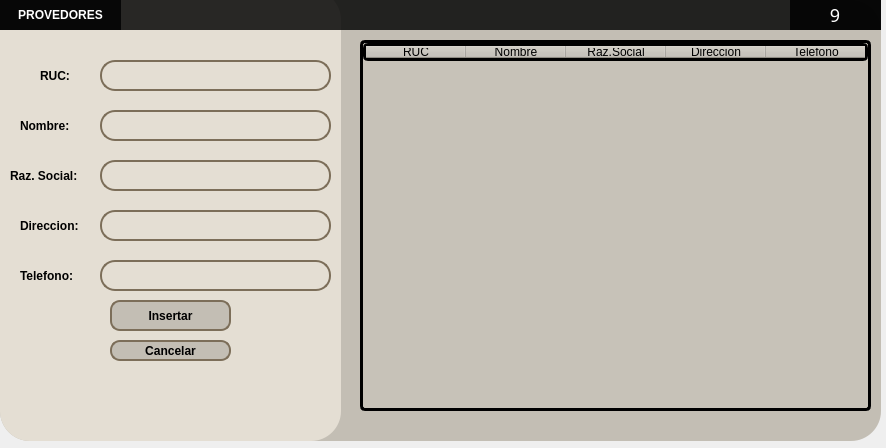
<?xml version="1.0" encoding="UTF-8"?>
<ui version="4.0">
 <class>MainWindow</class>
 <widget class="QMainWindow" name="MainWindow">
  <property name="geometry">
   <rect>
    <x>0</x>
    <y>0</y>
    <width>886</width>
    <height>448</height>
   </rect>
  </property>
  <property name="windowTitle">
   <string>MainWindow</string>
  </property>
  <widget class="QWidget" name="centralwidget">
   <widget class="QWidget" name="widget" native="true">
    <property name="geometry">
     <rect>
      <x>-10</x>
      <y>-10</y>
      <width>991</width>
      <height>471</height>
     </rect>
    </property>
    <property name="styleSheet">
     <string notr="true"/>
    </property>
    <widget class="QFrame" name="frame">
     <property name="geometry">
      <rect>
       <x>10</x>
       <y>10</y>
       <width>881</width>
       <height>441</height>
      </rect>
     </property>
     <property name="styleSheet">
      <string notr="true">
background-color: rgb(195, 190, 180);
border-radius:30px
</string>
     </property>
     <property name="frameShape">
      <enum>QFrame::StyledPanel</enum>
     </property>
     <property name="frameShadow">
      <enum>QFrame::Raised</enum>
     </property>
     <widget class="QWidget" name="widget_2" native="true">
      <property name="geometry">
       <rect>
        <x>0</x>
        <y>0</y>
        <width>971</width>
        <height>30</height>
       </rect>
      </property>
      <property name="styleSheet">
       <string notr="true">background-color:rgba(0,0,0,210);
</string>
      </property>
      <widget class="QWidget" name="horizontalWidget_3" native="true">
       <property name="geometry">
        <rect>
         <x>990</x>
         <y>0</y>
         <width>81</width>
         <height>30</height>
        </rect>
       </property>
       <property name="styleSheet">
        <string notr="true">QPushButton{
	background-color:rgba(0,0,0,0);
	color:rgb(255,255,255);
	border-radius:1px;
	font-size:18px;
	font-family:dripicons-v2;
}

QPushButton:hover{
	background-color:rgb(49,48,53)
}

QPushButton#cerrar:hover{
	background-color:rgb(232,17,25)
}

QpushButton:pressed{
	padding-top:5px;
 	padding-left:5px;
}
</string>
       </property>
       <layout class="QHBoxLayout" name="horizontalLayout_3">
        <property name="spacing">
         <number>0</number>
        </property>
        <property name="leftMargin">
         <number>0</number>
        </property>
        <property name="topMargin">
         <number>0</number>
        </property>
        <property name="rightMargin">
         <number>0</number>
        </property>
        <property name="bottomMargin">
         <number>0</number>
        </property>
       </layout>
      </widget>
      <widget class="QLabel" name="label_2">
       <property name="geometry">
        <rect>
         <x>0</x>
         <y>0</y>
         <width>121</width>
         <height>30</height>
        </rect>
       </property>
       <property name="font">
        <font>
         <pointsize>9</pointsize>
         <weight>75</weight>
         <bold>true</bold>
        </font>
       </property>
       <property name="styleSheet">
        <string notr="true">color:rgba(255,255,255,255)</string>
       </property>
       <property name="text">
        <string>&lt;html&gt;&lt;head/&gt;&lt;body&gt;&lt;p align=&quot;center&quot;&gt;PROVEDORES&lt;/p&gt;&lt;/body&gt;&lt;/html&gt;</string>
       </property>
      </widget>
      <widget class="QWidget" name="horizontalWidget_4" native="true">
       <property name="geometry">
        <rect>
         <x>790</x>
         <y>0</y>
         <width>91</width>
         <height>30</height>
        </rect>
       </property>
       <property name="styleSheet">
        <string notr="true">QPushButton{
	background-color:rgba(0,0,0,0);
	color:rgb(255,255,255);
	border-radius:1px;
	font-size:18px;
	font-family:dripicons-v2;
}

QPushButton:hover{
	background-color:rgb(49,48,53)
}

QPushButton#cerrar:hover{
	background-color:rgb(232,17,25)
}

QpushButton:pressed{
	padding-top:5px;
 	padding-left:5px;
}
</string>
       </property>
       <layout class="QHBoxLayout" name="horizontalLayout_4">
        <property name="spacing">
         <number>0</number>
        </property>
        <property name="leftMargin">
         <number>0</number>
        </property>
        <property name="topMargin">
         <number>0</number>
        </property>
        <property name="rightMargin">
         <number>0</number>
        </property>
        <property name="bottomMargin">
         <number>0</number>
        </property>
        <item>
         <widget class="QPushButton" name="btnCerrar">
          <property name="minimumSize">
           <size>
            <width>30</width>
            <height>30</height>
           </size>
          </property>
          <property name="maximumSize">
           <size>
            <width>30</width>
            <height>30</height>
           </size>
          </property>
          <property name="text">
           <string>9</string>
          </property>
         </widget>
        </item>
       </layout>
      </widget>
     </widget>
     <widget class="QPushButton" name="btnInsertar">
      <property name="geometry">
       <rect>
        <x>110</x>
        <y>300</y>
        <width>121</width>
        <height>31</height>
       </rect>
      </property>
      <property name="font">
       <font>
        <pointsize>9</pointsize>
        <weight>75</weight>
        <bold>true</bold>
       </font>
      </property>
      <property name="cursor">
       <cursorShape>PointingHandCursor</cursorShape>
      </property>
      <property name="styleSheet">
       <string notr="true">
border:1.5px solid #7c6e59;
border-radius:10px;</string>
      </property>
      <property name="text">
       <string>Insertar</string>
      </property>
     </widget>
     <widget class="QLabel" name="label_3">
      <property name="geometry">
       <rect>
        <x>0</x>
        <y>-10</y>
        <width>341</width>
        <height>451</height>
       </rect>
      </property>
      <property name="styleSheet">
       <string notr="true">background-color: rgb(228, 222, 211);
border-radius:30px</string>
      </property>
      <property name="text">
       <string/>
      </property>
     </widget>
     <widget class="QTableWidget" name="tblProvedores">
      <property name="geometry">
       <rect>
        <x>360</x>
        <y>40</y>
        <width>511</width>
        <height>371</height>
       </rect>
      </property>
      <property name="sizePolicy">
       <sizepolicy hsizetype="Expanding" vsizetype="Expanding">
        <horstretch>0</horstretch>
        <verstretch>0</verstretch>
       </sizepolicy>
      </property>
      <property name="styleSheet">
       <string notr="true">border-radius:5px;
border: 3px solid  #000000;
background-color: rgb(199, 194, 184);
</string>
      </property>
      <column>
       <property name="text">
        <string>RUC</string>
       </property>
      </column>
      <column>
       <property name="text">
        <string>Nombre</string>
       </property>
       <property name="background">
        <color>
         <red>228</red>
         <green>222</green>
         <blue>211</blue>
        </color>
       </property>
      </column>
      <column>
       <property name="text">
        <string>Raz.Social</string>
       </property>
      </column>
      <column>
       <property name="text">
        <string>Direccion</string>
       </property>
      </column>
      <column>
       <property name="text">
        <string>Telefono</string>
       </property>
      </column>
     </widget>
     <widget class="QLabel" name="label_8">
      <property name="geometry">
       <rect>
        <x>20</x>
        <y>110</y>
        <width>61</width>
        <height>31</height>
       </rect>
      </property>
      <property name="font">
       <font>
        <pointsize>9</pointsize>
        <weight>75</weight>
        <bold>true</bold>
       </font>
      </property>
      <property name="styleSheet">
       <string notr="true">background-color: rgb(228, 222, 211);</string>
      </property>
      <property name="text">
       <string>Nombre:</string>
      </property>
     </widget>
     <widget class="QLineEdit" name="txtNombre">
      <property name="geometry">
       <rect>
        <x>100</x>
        <y>110</y>
        <width>231</width>
        <height>31</height>
       </rect>
      </property>
      <property name="styleSheet">
       <string notr="true">background-color:rgba(0,0,0,0);
border:1.5px solid #7c6e59;
border-radius:15px;
color: rgb(0, 0, 0);
padding-bottom:4px;
padding-left:4px</string>
      </property>
     </widget>
     <widget class="QLabel" name="label_9">
      <property name="geometry">
       <rect>
        <x>10</x>
        <y>160</y>
        <width>71</width>
        <height>31</height>
       </rect>
      </property>
      <property name="font">
       <font>
        <pointsize>9</pointsize>
        <weight>75</weight>
        <bold>true</bold>
       </font>
      </property>
      <property name="styleSheet">
       <string notr="true">background-color: rgb(228, 222, 211);</string>
      </property>
      <property name="text">
       <string>Raz. Social:</string>
      </property>
     </widget>
     <widget class="QLineEdit" name="txtRazSocial">
      <property name="geometry">
       <rect>
        <x>100</x>
        <y>160</y>
        <width>231</width>
        <height>31</height>
       </rect>
      </property>
      <property name="styleSheet">
       <string notr="true">background-color:rgba(0,0,0,0);
border:1.5px solid #7c6e59;
border-radius:15px;
color:rgba(0,0,0,240);
padding-bottom:4px;
padding-left:4px</string>
      </property>
     </widget>
     <widget class="QPushButton" name="btnCancelar">
      <property name="geometry">
       <rect>
        <x>110</x>
        <y>340</y>
        <width>121</width>
        <height>21</height>
       </rect>
      </property>
      <property name="font">
       <font>
        <pointsize>9</pointsize>
        <weight>75</weight>
        <bold>true</bold>
       </font>
      </property>
      <property name="cursor">
       <cursorShape>PointingHandCursor</cursorShape>
      </property>
      <property name="styleSheet">
       <string notr="true">
border:1.5px solid #7c6e59;
border-radius:10px;</string>
      </property>
      <property name="text">
       <string>Cancelar</string>
      </property>
     </widget>
     <widget class="QLabel" name="label">
      <property name="geometry">
       <rect>
        <x>90</x>
        <y>350</y>
        <width>161</width>
        <height>91</height>
       </rect>
      </property>
      <property name="styleSheet">
       <string notr="true">background-image: url(:/newPrefix/Marohuma_icono.png);
background-color: rgb(228, 222, 211);</string>
      </property>
      <property name="text">
       <string/>
      </property>
      <property name="pixmap">
       <pixmap resource="Imagenes/QT_imagenes.qrc">:/newPrefix/Marohuma_icono.png</pixmap>
      </property>
      <property name="scaledContents">
       <bool>true</bool>
      </property>
     </widget>
     <widget class="QLabel" name="label_11">
      <property name="geometry">
       <rect>
        <x>20</x>
        <y>210</y>
        <width>61</width>
        <height>31</height>
       </rect>
      </property>
      <property name="font">
       <font>
        <pointsize>9</pointsize>
        <weight>75</weight>
        <bold>true</bold>
       </font>
      </property>
      <property name="styleSheet">
       <string notr="true">background-color: rgb(228, 222, 211);</string>
      </property>
      <property name="text">
       <string>Direccion:</string>
      </property>
     </widget>
     <widget class="QLineEdit" name="txtDireccion">
      <property name="geometry">
       <rect>
        <x>100</x>
        <y>210</y>
        <width>231</width>
        <height>31</height>
       </rect>
      </property>
      <property name="styleSheet">
       <string notr="true">background-color:rgba(0,0,0,0);
border:1.5px solid #7c6e59;
border-radius:15px;
color:rgba(0,0,0,240);
padding-bottom:4px;
padding-left:4px</string>
      </property>
     </widget>
     <widget class="QLabel" name="label_12">
      <property name="geometry">
       <rect>
        <x>20</x>
        <y>260</y>
        <width>71</width>
        <height>31</height>
       </rect>
      </property>
      <property name="font">
       <font>
        <pointsize>9</pointsize>
        <weight>75</weight>
        <bold>true</bold>
       </font>
      </property>
      <property name="styleSheet">
       <string notr="true">background-color: rgb(228, 222, 211);</string>
      </property>
      <property name="text">
       <string>Telefono:</string>
      </property>
     </widget>
     <widget class="QLineEdit" name="txtTelefono">
      <property name="geometry">
       <rect>
        <x>100</x>
        <y>260</y>
        <width>231</width>
        <height>31</height>
       </rect>
      </property>
      <property name="styleSheet">
       <string notr="true">background-color:rgba(0,0,0,0);
border:1.5px solid #7c6e59;
border-radius:15px;
color:rgba(0,0,0,240);
padding-bottom:4px;
padding-left:4px</string>
      </property>
     </widget>
     <widget class="QLabel" name="label_13">
      <property name="geometry">
       <rect>
        <x>40</x>
        <y>60</y>
        <width>41</width>
        <height>31</height>
       </rect>
      </property>
      <property name="font">
       <font>
        <pointsize>9</pointsize>
        <weight>75</weight>
        <bold>true</bold>
       </font>
      </property>
      <property name="styleSheet">
       <string notr="true">background-color: rgb(228, 222, 211);</string>
      </property>
      <property name="text">
       <string>RUC:</string>
      </property>
     </widget>
     <widget class="QLineEdit" name="txtRuc">
      <property name="geometry">
       <rect>
        <x>100</x>
        <y>60</y>
        <width>231</width>
        <height>31</height>
       </rect>
      </property>
      <property name="styleSheet">
       <string notr="true">background-color:rgba(0,0,0,0);
border:1.5px solid #7c6e59;
border-radius:15px;
color:rgba(0,0,0,240);
padding-bottom:4px;
padding-left:4px</string>
      </property>
     </widget>
     <zorder>label_3</zorder>
     <zorder>widget_2</zorder>
     <zorder>tblProvedores</zorder>
     <zorder>label_8</zorder>
     <zorder>txtNombre</zorder>
     <zorder>label_9</zorder>
     <zorder>txtRazSocial</zorder>
     <zorder>label</zorder>
     <zorder>label_11</zorder>
     <zorder>txtDireccion</zorder>
     <zorder>label_12</zorder>
     <zorder>txtTelefono</zorder>
     <zorder>label_13</zorder>
     <zorder>txtRuc</zorder>
     <zorder>btnCancelar</zorder>
     <zorder>btnInsertar</zorder>
    </widget>
   </widget>
  </widget>
 </widget>
 <resources>
  <include location="Imagenes/QT_imagenes.qrc"/>
 </resources>
 <connections/>
</ui>
